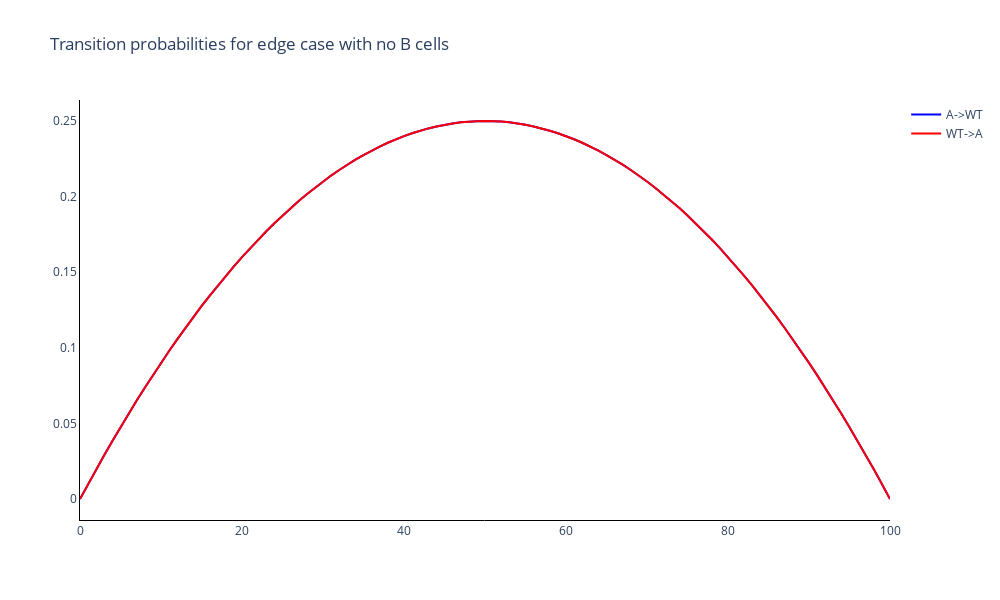

Notebook code cell kept with this figure:
### Code cell
# Trace names - represent the transition probabilities used for the simulation
trace_name = ['A->WT', 'WT->A']

fig = go.Figure()

# Add traces of the transition probabilities
for c in range(trans_prob.shape[1]):
    fig.add_trace(
        go.Scatter(
            y=trans_prob[:, c],
            x=list(range(sep_algo.N+1)),
            mode='lines',
            name=trace_name[c],
            line_color=colours[c]
        )
    )

fig.update_layout(
    title='Transition probabilities for edge case with no B cells',
    width=1000, 
    height=600,
    plot_bgcolor='white',
    xaxis=dict(linecolor='black'),
    yaxis=dict(linecolor='black'),
    )
